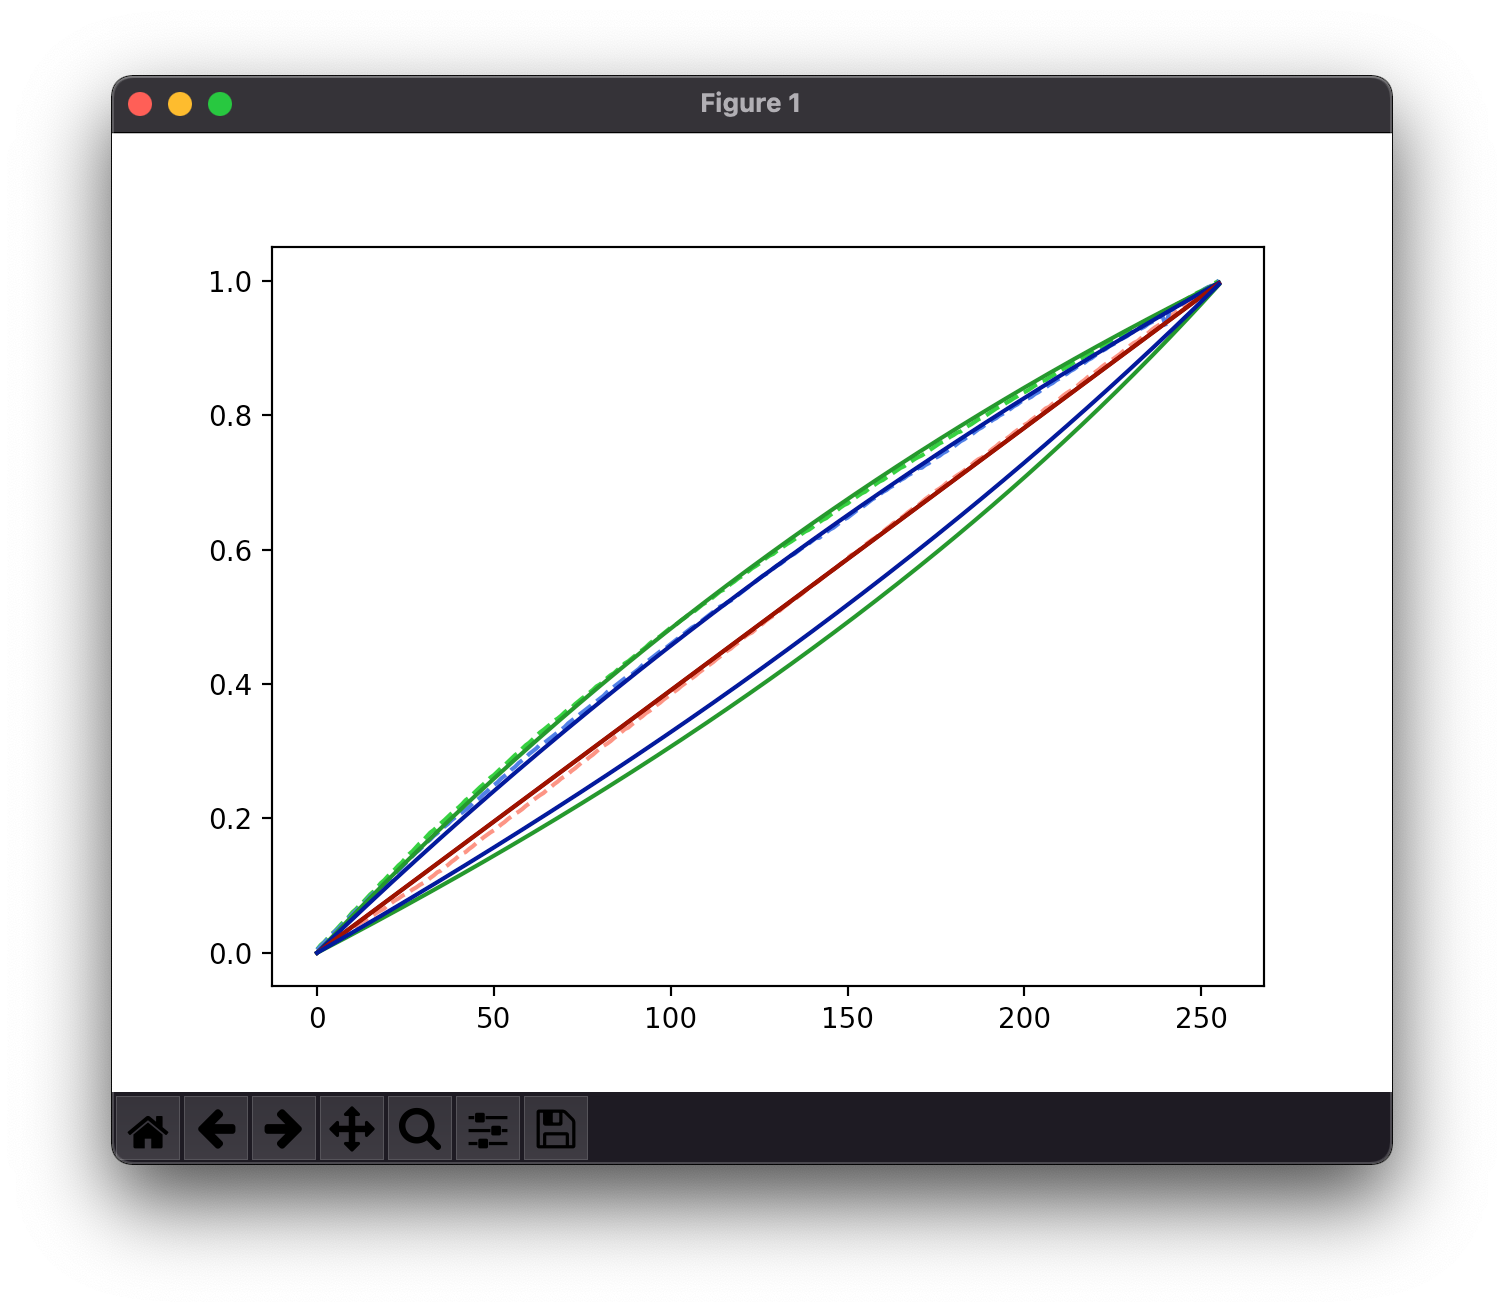

Write Python code to recreate this figure.
#!/usr/bin/env python3

import sys
import time
import csv
import matplotlib.pyplot as plt
import numpy as np
import math

# best match so far
gconst = 0.760
bconst = 0.550

ra = []
ga = []
ba = []

rq = []
gq = []
bq = []

ri = []
gi = []
bi = []

'''
-a * exp(-b * 1) + a = 1

(1 - a) / - a = e ^ (-b)

-log((1-a)/(-a)) = b

a * (-exp(-b) + 1) = 1

1 / (-exp(-b) + 1)
'''

def rfunc(x):
    return x

def rifunc(x):
    return x

def gfunc(x, b):
    a = 1.0 / (-np.exp(-b) + 1.0)
    return -a * np.exp(-b * x) + a

def gifunc(x, b):
    a = 1.0 / (-np.exp(-b) + 1.0)
    return np.log((x - a) / -a) / -b

def bfunc(x, b):
    a = 1.0 / (-np.exp(-b) + 1.0)
    return -a * np.exp(-b * x) + a

def bifunc(x, b):
    a = 1.0 / (-np.exp(-b) + 1.0)
    return np.log((x - a) / -a) / -b

def main():

    with open('hd108data_g0i0rg31gg31bg31_255_65535.txt', newline='\n') as csvfile:
        csvreader = csv.reader(csvfile, delimiter=',', quotechar='|')
        for row in csvreader:
            ra.append(float(row[1]))
            ga.append(float(row[2]))
            ba.append(float(row[3]))
            
    rmax = max(ra)
    gmax = max(ga)
    bmax = max(ba)

    for i in range(len(ra)):
        ra[i] /= rmax;
    for i in range(len(ga)):
        ga[i] /= gmax;
    for i in range(len(ba)):
        ba[i] /= bmax;

    for i in np.arange(0, 1, 1/256):
        rq.append(rfunc(i))

    for i in np.arange(0, 1, 1/256):
        gq.append(gfunc(i, gconst))

    for i in np.arange(0, 1, 1/256):
        bq.append(bfunc(i, bconst))

    for i in np.arange(0, 1, 1/256):
        ri.append(rifunc(i))

    for i in np.arange(0, 1, 1/256):
        gi.append(gifunc(i, gconst))

    for i in np.arange(0, 1, 1/256):
        bi.append(bifunc(i, bconst))

    plt.plot(ra, color='salmon', linestyle='dashed')
    plt.plot(ga, color='limegreen', linestyle='dashed')
    plt.plot(ba, color='royalblue', linestyle='dashed')

    plt.plot(rq, color='darkred')
    plt.plot(gq, color='forestgreen')
    plt.plot(bq, color='darkblue')

    plt.plot(ri, color='darkred')
    plt.plot(gi, color='forestgreen')
    plt.plot(bi, color='darkblue')

    plt.show()

if __name__ == '__main__':
    sys.exit(main())
